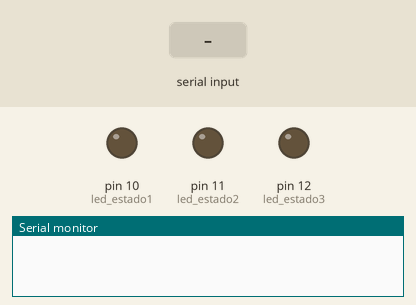
Recording of a sketch running on a simulated Arduino Uno, built with avr-gcc and run on an emulated ATmega328P. Parts: output pins drawn as LEDs (lit = HIGH), the last lines printed to the serial monitor. The inputs (shaded band) are chosen by the test bench. Random numbers use the default seed unless the sketch sets one.

Above: at 1.2 s.
1.3 s: "1" received over Serial
At 2.7 s:
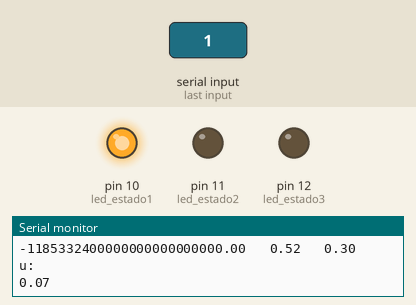
Timing chart, 0 to 4.3 s (numbered marks = the images above; inputs shaded):
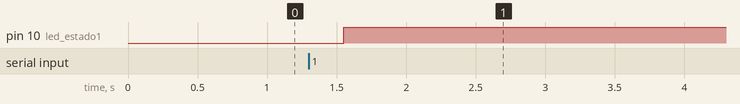

The sketch:

CadenasMarkov.ino
```cpp
//PROYECTO 1 UNIDAD 1
/*
 * CONSISTIRÁ EN LA CREACIÓN DE UNA MATRIZ DE TRANSICIÓN DE ESTADOS PARA N ESTADOS.
 *
 * DONDE N SEA MAYOR O IGUAL A 3.
 *
 * SE DEBERÁ AJUSTAR EL PROGRAMA PARA:
 *        CALCULAR EL Px DESEADO POR EL USUARIO...
 *
 *        A ESE Px se le APLICARÁ "RULETA" PARA LA SELECCIÓN DE UN ESTADO
 *
 *        EL USUARIO VISUALIZARÁ LA SELECCIÓN CON BASE EN EL ACCIONADO DE UN LED.
 *
 *
 * LA ENTREGA REQUIERE SE REALICE DOCUMENTACIÓN QUE JUSTIFIQUE EL ACOMODO DE LA MATRIZ DE TRANSICIÓN, ASÍ, COMO
 *  DE TODO EL PROGRAMA PARA DAR UNA SOLUCIÓN AL PROBLEMA A TRATAR.
 *
 *  AÑADIR CAPTURAS DE PANTALLA, EXPLICACIÓN CON IMAGENES SI ES POSIBLE Y FRAGMENTOS DEL CÓDIGO
 *
 *
 *  ADEMÁS DE LA DOCUMENTACIÓN SE ENTREGARÁ EL CÓDIGO FUENTE COMPLETO UTILIZADO.
 */

float T[3][3] = {{0.2, 0.4, 0.4},
                 {0.1, 0.6, 0.3},
                 {0.4, 0.5, 0.1}
};

float P0[1][3] = {
  {0.3, 0.6, 0.1}
};

int i, j, k;


int led_estado1 = 10;
int led_estado2 = 11;
int led_estado3 = 12;

enum estado {
  ESTADO_1, //0
  ESTADO_2, //1
  ESTADO_3  //2
};

int estado_sel;
float u;

void setup() {
  Serial.begin(9600);
  Serial.setTimeout(250);

  pinMode(led_estado1, OUTPUT);
  pinMode(led_estado2, OUTPUT);
  pinMode(led_estado3, OUTPUT);
}


String s;
void loop() {
  if (Serial.available() > 0) {
    s = Serial.readString();
    mult();

    //Tarea.. Investigar caracteres de escape  en Arduino
    //  Serial.println(sizeof(T)/4);
    //  Serial.println(sizeof(T[0])/4);


    /*
      Serial.println();
      for (i = 0; i < (sizeof(T)/4) / (sizeof(T[0])/4); i++) {
        for (j = 0; j < sizeof(T[0])/4; j++) {
            //Serial.print( String(T[i][j]) +  '\t');
            //Serial.print( String(T[i][j]) +  '\x009');
            Serial.print( String(T[i][j]) + "   ");

          }
          Serial.println();
      }

    */

    //Programa: Adaptar el código para conseguir el Px que nos pida el usuario  <<-----


    digitalWrite(led_estado1, 0);
    digitalWrite(led_estado2, 0);
    digitalWrite(led_estado3, 0);

    switch (estado_sel) {
      case ESTADO_1:
        digitalWrite(led_estado1, 1);
        break;
      case ESTADO_2:
        digitalWrite(led_estado2, 1);
        break;
      case ESTADO_3:
        digitalWrite(led_estado3, 1);
        break;
    }

  }


}


//             3x3          1x3
void mult() {
  float C[1][3];
  for (i = 0; i < (sizeof(T) / 4) / (sizeof(T[0]) / 4); i++) {
    for (j = 0; j < sizeof(P0[0]) / 4; j++) {
      for (k = 0; k < (sizeof(T) / 4) / (sizeof(T[0]) / 4); k++) {
        // aquí se multiplica la matriz
        C[i][j] += T[i][k] * P0[k][j];
      }
    }
  }


  Serial.println();
  for (i = 0; i < (sizeof(C) / 4) / (sizeof(C[0]) / 4); i++) {
    for (j = 0; j < sizeof(C[0]) / 4; j++) {
      Serial.print( String(C[i][j]) + "   ");
    }
    Serial.println();
  }

  ///////////////////////////////////
  //SELECCION DEL ESTADO:
  u = random(0, 100)/100.0;
  Serial.println("u:");
  Serial.println(u);
  Serial.println();

  for (i = 0; i < (sizeof(C) / 4) / (sizeof(C[0]) / 4); i++) {
    for (j = 0; j < sizeof(C[0]) / 4; j++) {
      u -= C[i][j];
      if (u<=0){
          estado_sel = j;
          break;
        }
    }
  }
  //////////////////////////////////

}


//EJERCIO: HACER UN MÉTODO PARA LA MULTIPLICACIÓN DE MATRICES


//TARES: INVESTIGAR LA FORMA DE TRABAJAR CON ARREGLOS Y MATRICES EN ARDUINO
```

Measured:
- after the input at 1.3 s, pin 10 (led_estado1): LOW → HIGH after 0.25 s
